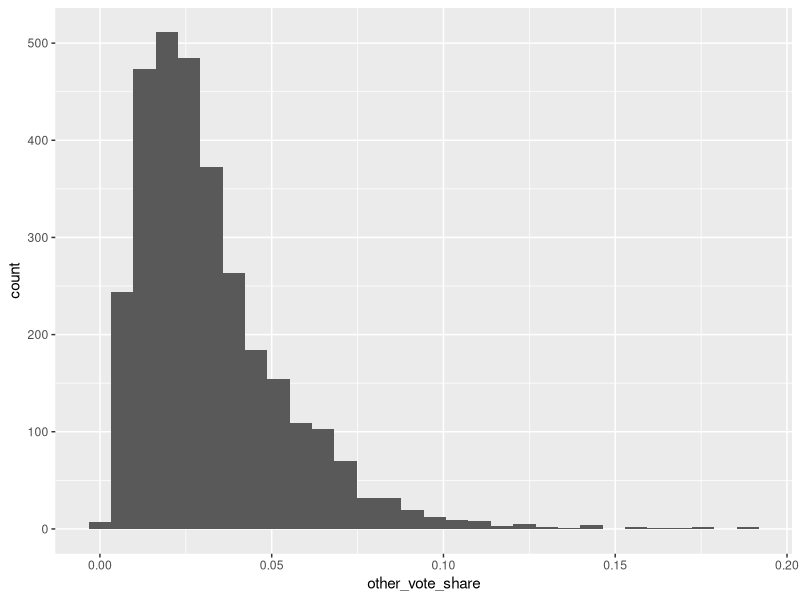
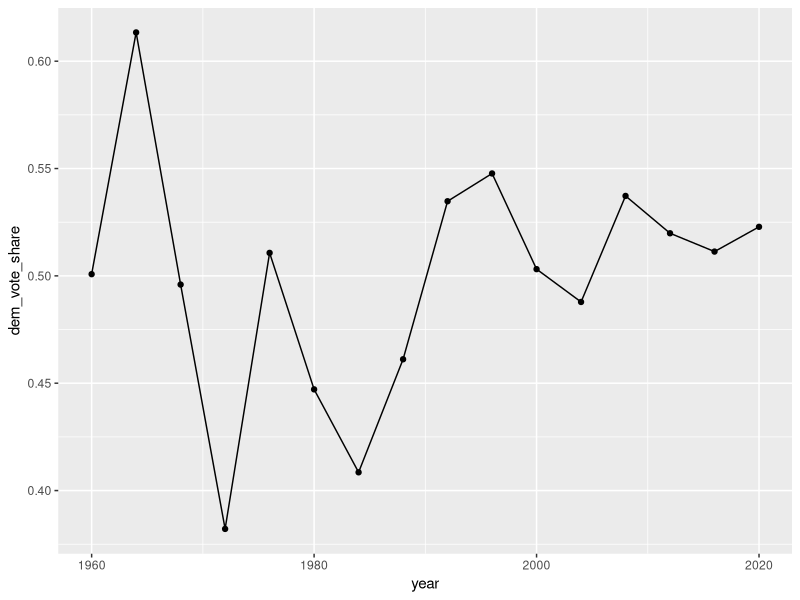
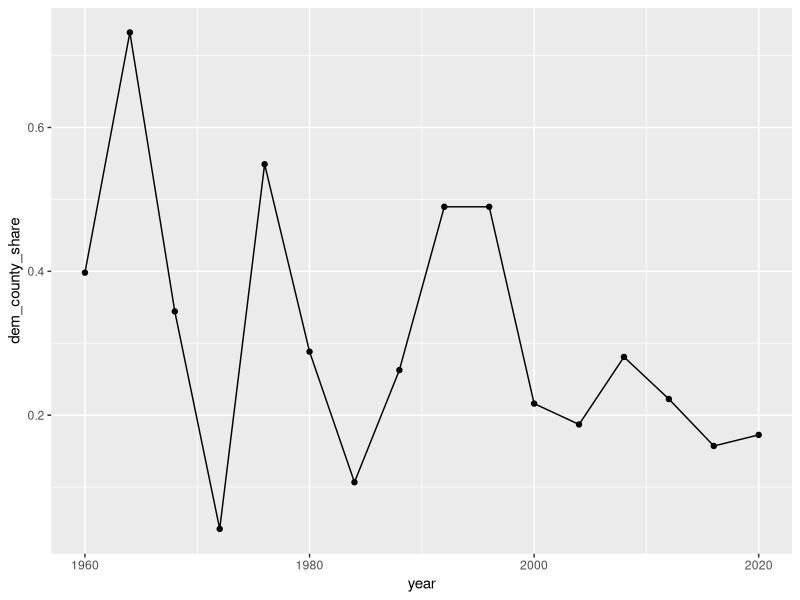
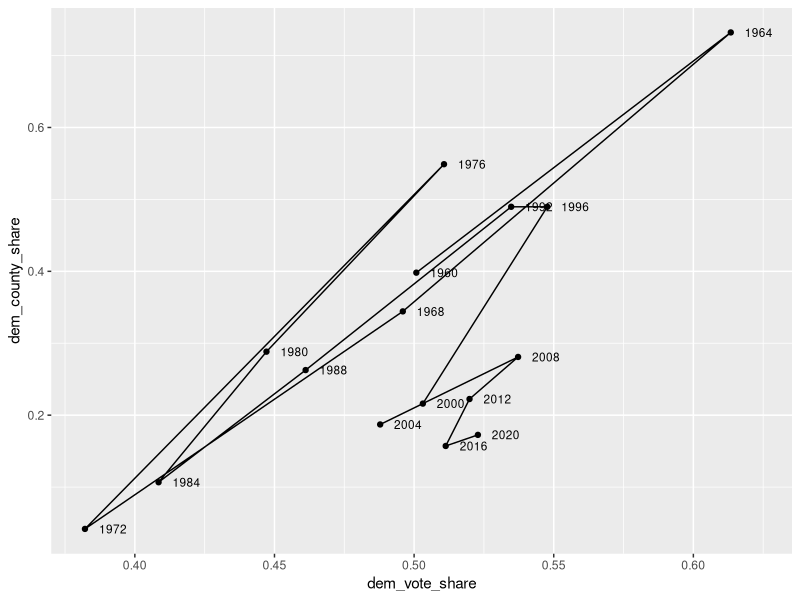
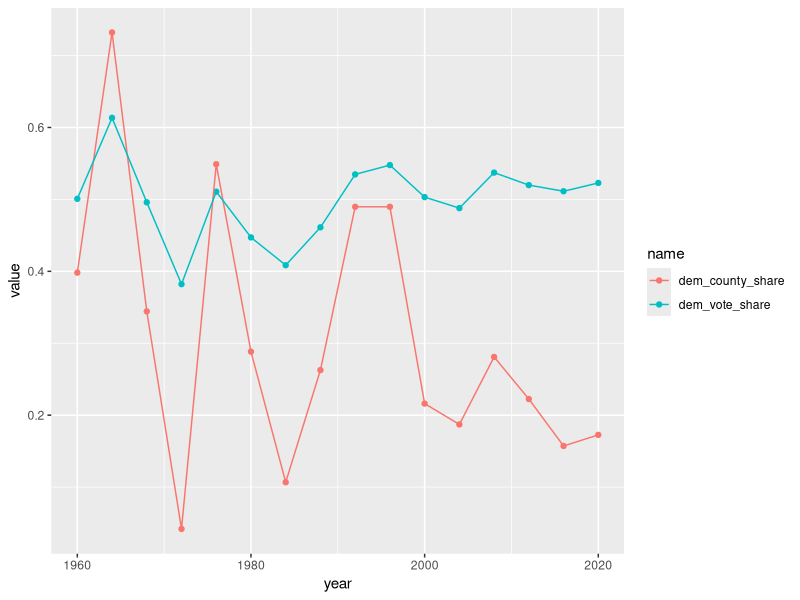

Generate these figures, in order, with R:
## ---- chunk 1
knitr::opts_chunk$set(echo = TRUE)
## ---- chunk 2
library(tidyverse)
df <- read_csv("tidy_county_pres_results.csv")
## ---- chunk 3
df %>% 
  mutate(other_vote_share = 1 - (dem_vote + rep_vote)/total_vote) -> df2
## ---- chunk 4
df2 %>% 
  filter(year == 2000) %>% 
  ggplot(aes(x = other_vote_share)) + 
  geom_histogram()
## ---- chunk 5
df2 %>% 
  filter(year == 2000) %>% 
  arrange(desc(other_vote_share)) %>% 
  select(county, state, other_vote_share) %>% 
  head()
## ---- chunk 6
df %>% 
  group_by(year) %>% 
  summarize(dem_sum = sum(dem_vote, na.rm = T),
            demrep_sum = sum(dem_vote + rep_vote, na.rm = T)) %>% 
  mutate(dem_vote_share = dem_sum/demrep_sum) -> df_vote_share 

df_vote_share %>% 
  ggplot(aes(x = year, y = dem_vote_share)) + 
  geom_line() + 
  geom_point() 
## ---- chunk 7
df %>% 
  mutate(dem_beats_rep = dem_vote > rep_vote) %>% 
  group_by(year) %>% 
  summarize(dem_county_share = mean(dem_beats_rep, na.rm = T)) -> df_county_share

df_county_share %>% 
  ggplot(aes(x = year, y = dem_county_share)) + 
  geom_line() +
  geom_point()
## ---- chunk 8
df_county_share %>% 
  left_join(df_vote_share, by = "year") -> df_joined 

df_joined %>% 
  ggplot(aes(x = dem_vote_share, y = dem_county_share, label = year)) + 
  geom_path() + 
  geom_point() + 
  geom_text(nudge_x = .01, size = 3)

## ---- chunk 9
df_joined %>% 
  pivot_longer(cols = c(dem_county_share, dem_vote_share)) %>% 
  ggplot(aes(x = year, y = value, col = name)) +
  geom_point() + 
  geom_line() 
